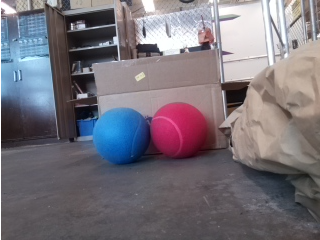
#> input picture src/main/python/Screenshot_20220226_120445.png, 320 x 240 px
$ python test1.py
#> lines starting #> are read from the running program, lines starting #| are printed output that depends on the picture

import cv2

image = cv2.imread('Screenshot_20220226_120445.png')
#> image is the input picture: shape (240, 320, 3); mean B, G, R 121.8, 113.5, 118.9

B, G, R = cv2.split(image)
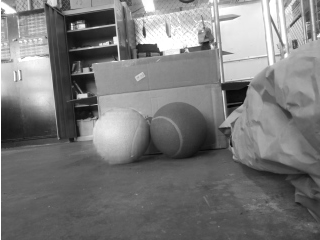
#> B: shape (240, 320); min 0, max 255, mean 121.8
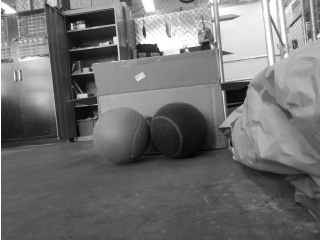
#> G: shape (240, 320); min 0, max 255, mean 113.5
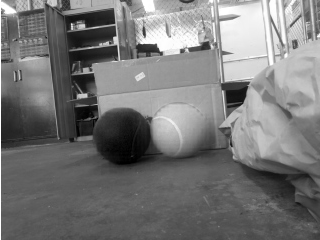
#> R: shape (240, 320); min 0, max 255, mean 118.9
# Corresponding channels are seperated

cv2.imshow("original", image)
cv2.waitKey(0)

hsv_img = cv2.cvtColor(image, cv2.COLOR_BGR2HSV)
#> hsv_img: shape (240, 320, 3); mean H, S, V 105.2, 45, 130.7
cv2.imshow("hsv",hsv_img)
cv2.waitKey(0)

H, S, V = cv2.split(hsv_img)
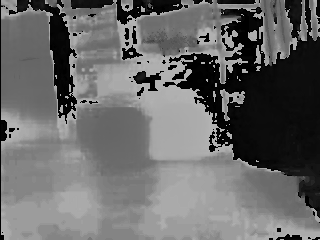
#> H: shape (240, 320); min 0, max 179, mean 105.2
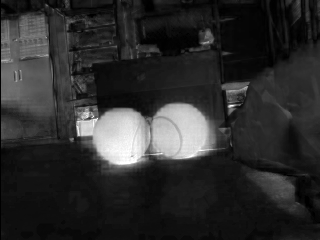
#> S: shape (240, 320); min 0, max 255, mean 45
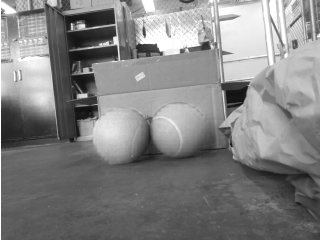
#> V: shape (240, 320); min 13, max 255, mean 130.7

cv2.imshow("hue", H)
cv2.waitKey(0)

cv2.imshow("sat", S)
cv2.waitKey(0)

cv2.imshow("value", V)
cv2.waitKey(0)

cv2.imshow("blue", B)
cv2.waitKey(0)

cv2.imshow("Green", G)
cv2.waitKey(0)

cv2.imshow("red", R)
cv2.waitKey(0)

cv2.destroyAllWindows()
